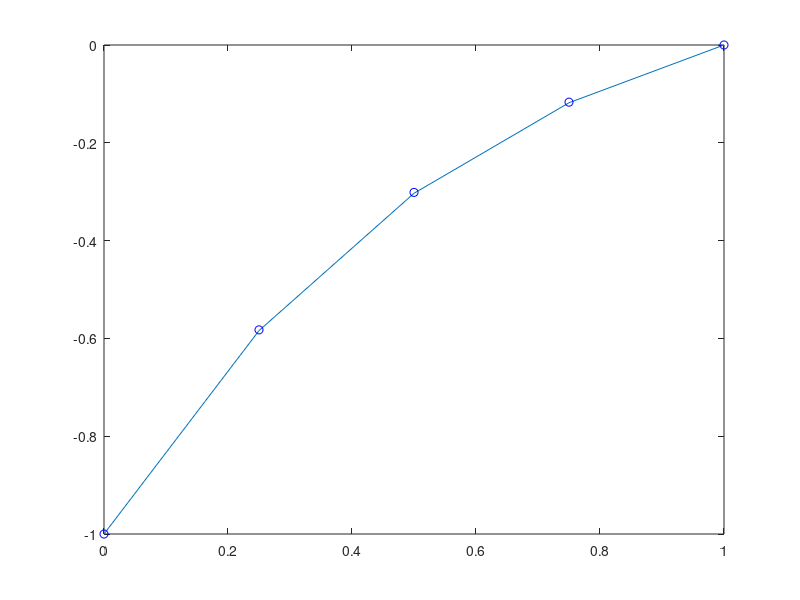

Reproduce this figure in MATLAB.
% Bradie: section 8.1, example 2
%
% We solve the BVP
%
%  u'' = -(x + 1)u' + 2u + (1 - x^2)exp(-x)
%  u(0) = -1, u(1) = 0
% 
% which has exact solution u(x) = (x - 1)exp(-x)

% identify boundary conditions
u0 = -1;
uN = 0;

% set computational grid (to get Fig 8.5, set N = 32)
N = 4;
x0 = 0; xN = 1; h = (xN - x0)/N;
x = x0:h:xN; x = x(:);

% Identify coefficient functions.  Note, these need only be expressed at
% interior points, i.e. x(2:N).
r = (1 - x(2:N).^2).*exp(-x(2:N));
p = -(x(2:N) + 1);
q = 2*ones(size(x(2:N)));

% get diagonal, upper, lower, elements of A
d = (2 + h^2*q);
l = (-1 - h/2*p);
u = (-1 + h/2*p);

% Set the coefficient matrix A and right hand side b
A = diag([1; d; 1]);                         % enter diagonal elements
A = A + diag([l; 0], -1) + diag([0; u], 1);  % add super/sub diag elements

b = [u0; -h^2*r; uN];

% solve
w = A\b;

% exact solution
u = (x - 1).*exp(-x);

plot(x, u, x, w, 'ob')

pfmt = '%.2f\t %.6f\t %.6f\t %.6f\n';
for i=1:N+1
    fprintf(pfmt, x(i), w(i), u(i), abs(u(i) - w(i)))
end

% get Fig 8.5, uncomment this

% plot(x, u, x, w, 'bd')
% xlabel('x')
% ylabel('u(x)')
% axis([0 1 -1 0])
% legend('Exact', 'Approximate')
